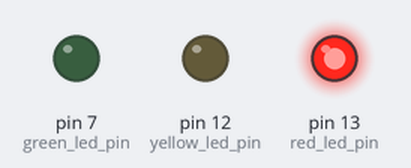
The sketch below on a simulated Arduino Uno, built with avr-gcc and run on an emulated ATmega328P. Shown: output pins drawn as LEDs (lit = HIGH).

Above: at 2.5 s.
At 5.5 s:
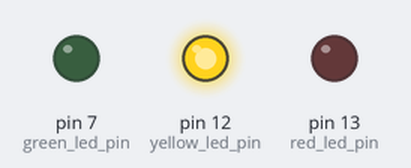
At 8.5 s:
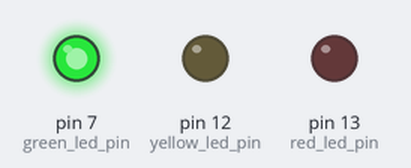
Timing chart, 0 to 14.3 s (numbered marks = the images above):
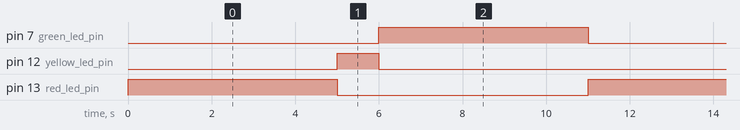

Measured:
- by itself, pin 7 (green_led_pin), pin 13 (red_led_pin): alternates HIGH for 5.0 s and LOW for 6.0 s
- by itself, pin 12 (yellow_led_pin): alternates HIGH for 1.0 s and LOW for 10.0 s
- by itself, everything shown: repeats every 11.0 s, in 4 steps

The sketch:

sketch_nov24a_copy_20241125225614.ino
```cpp
uint8_t red_led_pin = 13;
uint8_t yellow_led_pin = 12;
uint8_t green_led_pin = 7;

void setup() {
  // put your setup code here, to run once:
  pinMode(red_led_pin, OUTPUT);
  pinMode(yellow_led_pin, OUTPUT);
  pinMode(green_led_pin, OUTPUT);
}

void loop() {
  // put your main code here, to run repeatedly:
  digitalWrite(red_led_pin, HIGH);
  delay(5000);
  digitalWrite(red_led_pin, LOW);
  digitalWrite(yellow_led_pin, HIGH);
  delay(1000);
  digitalWrite(yellow_led_pin, LOW);
  digitalWrite(green_led_pin, HIGH);
  delay(5000);
  digitalWrite(green_led_pin, LOW);
}
```
